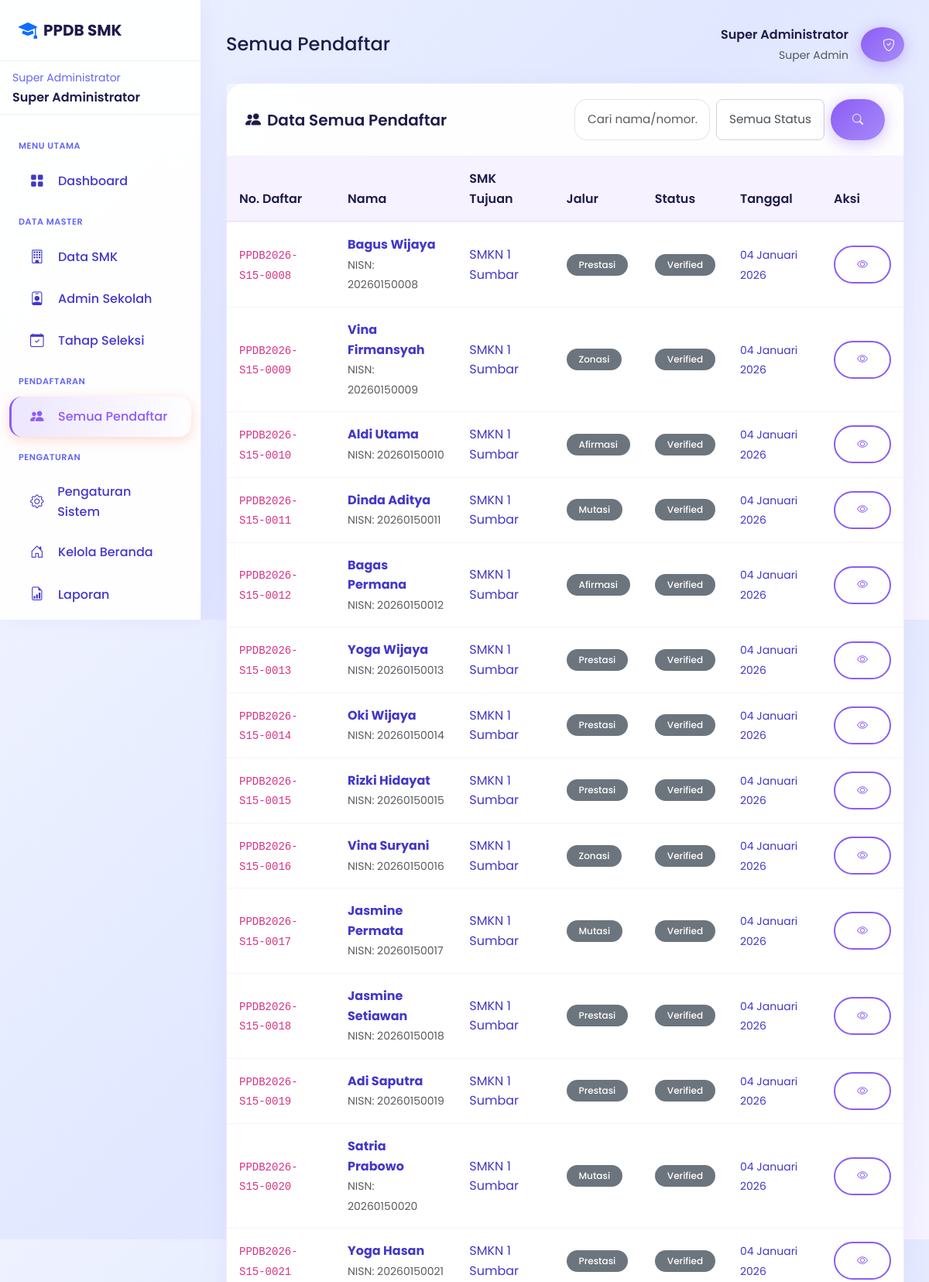
/superadmin/pendaftar.php (signed in, upper part), run on the app's committed database.
### tables this page shows
CREATE TABLE `tb_superadmin` (
  `id_superadmin` int(11) NOT NULL,
  `username` varchar(50) NOT NULL,
  `password` varchar(255) NOT NULL,
  `nama_lengkap` varchar(100) NOT NULL,
  `email` varchar(100) NOT NULL,
  `foto` varchar(255) DEFAULT NULL,
  `last_login` timestamp NULL DEFAULT NULL,
  `created_at` timestamp NOT NULL DEFAULT current_timestamp()
);

CREATE TABLE `tb_pendaftaran` (
  `id_pendaftaran` int(11) NOT NULL,
  `nomor_pendaftaran` varchar(30) NOT NULL,
  `id_siswa` int(11) NOT NULL,
  `id_smk_pilihan1` int(11) NOT NULL,
  `id_smk_pilihan2` int(11) DEFAULT NULL,
  `id_kejuruan_pilihan1` int(11) DEFAULT NULL,
  `id_kejuruan_pilihan2` int(11) DEFAULT NULL,
  `id_jalur` int(11) NOT NULL,
  `tahap_pendaftaran` enum('1','2') DEFAULT '1',
  `pilihan_mode` enum('satu_sekolah_dua_jurusan','dua_sekolah_satu_jurusan') DEFAULT NULL,
  `nilai_rapor_semester1` decimal(5,2) DEFAULT NULL,
  `nilai_rapor_semester2` decimal(5,2) DEFAULT NULL,
  `nilai_rapor_semester3` decimal(5,2) DEFAULT NULL,
  `nilai_rapor_semester4` decimal(5,2) DEFAULT NULL,
  `nilai_rapor_semester5` decimal(5,2) DEFAULT NULL,
  `rerata_nilai_rapor` decimal(5,2) DEFAULT NULL,
  `bobot_nilai_rapor` decimal(5,2) DEFAULT NULL,
  `peringkat_paralel` int(11) DEFAULT NULL,
  `nilai_tes_bakat_minat` decimal(5,2) DEFAULT NULL,
  `nilai_akhir_seleksi` decimal(5,2) DEFAULT NULL,
  `kelompok_seleksi` enum('afirmasi','domisili','prestasi','nilai_akhir') DEFAULT NULL,
  `status_tes` enum('belum','sudah') DEFAULT 'belum',
  `tanggal_tes` timestamp NULL DEFAULT NULL,
  `jarak_ke_sekolah` decimal(10,2) DEFAULT NULL,
  `skor_zonasi` decimal(10,4) DEFAULT NULL,
  `nilai_rata_rata` decimal(5,2) DEFAULT NULL,
  `nilai_un` decimal(5,2) DEFAULT NULL,
  `skor_prestasi` int(11) DEFAULT 0,
  `skor_akhir` decimal(10,4) DEFAULT NULL,
  `ranking` int(11) DEFAULT NULL,
  `status` enum('draft','submitted','verified','accepted','rejected','waiting') DEFAULT 'draft',
  `is_dibatalkan` tinyint(1) DEFAULT 0,
  `tanggal_batal` timestamp NULL DEFAULT NULL,
  `catatan_siswa` text DEFAULT NULL,
  `catatan_admin` text DEFAULT NULL,
  `alasan_penolakan` text DEFAULT NULL,
  `tanggal_daftar` timestamp NOT NULL DEFAULT current_timestamp(),
  `tanggal_submit` timestamp NULL DEFAULT NULL,
  `tanggal_verifikasi` timestamp NULL DEFAULT NULL,
  `tanggal_pengumuman` timestamp NULL DEFAULT NULL,
  `verified_by` int(11) DEFAULT NULL,
  `tahun_ajaran` varchar(10) DEFAULT NULL,
  `created_at` timestamp NOT NULL DEFAULT current_timestamp(),
  `updated_at` timestamp NOT NULL DEFAULT current_timestamp() ON UPDATE current_timestamp(),
  `nilai_tes` decimal(5,2) DEFAULT NULL,
  `bobot_rapor` decimal(5,2) DEFAULT NULL,
  `nilai_akumulasi` decimal(5,2) DEFAULT NULL,
  `ranking_sekolah` int(11) DEFAULT NULL,
  `umur_bulan` int(11) DEFAULT NULL,
  `lokasi_tes_smk` int(11) DEFAULT NULL COMMENT 'ID SMK untuk lokasi tes',
  `jenis_pilihan` enum('single','same_school','diff_school') DEFAULT 'single' COMMENT 'Tipe pemilihan SMK'
);

CREATE TABLE `tb_siswa` (
  `id_siswa` int(11) NOT NULL,
  `nisn` varchar(20) NOT NULL,
  `username` varchar(50) NOT NULL,
  `password` varchar(255) NOT NULL,
  `email` varchar(100) NOT NULL,
  `nama_lengkap` varchar(150) NOT NULL,
  `jenis_kelamin` enum('L','P') NOT NULL,
  `tempat_lahir` varchar(100) NOT NULL,
  `tanggal_lahir` date NOT NULL,
  `agama` varchar(20) NOT NULL,
  `nik` varchar(20) DEFAULT NULL,
  `no_kk` varchar(20) DEFAULT NULL,
  `alamat` text NOT NULL,
  `rt` varchar(5) DEFAULT NULL,
  `rw` varchar(5) DEFAULT NULL,
  `kelurahan` varchar(100) DEFAULT NULL,
  `kecamatan` varchar(100) DEFAULT NULL,
  `kota` varchar(100) DEFAULT NULL,
  `provinsi` varchar(100) DEFAULT 'Sumatera Barat',
  `kode_pos` varchar(10) DEFAULT NULL,
  `latitude` decimal(10,8) DEFAULT NULL,
  `longitude` decimal(11,8) DEFAULT NULL,
  `no_telepon` varchar(20) DEFAULT NULL,
  `no_hp` varchar(20) DEFAULT NULL,
  `nama_ayah` varchar(100) DEFAULT NULL,
  `nik_ayah` varchar(20) DEFAULT NULL,
  `pekerjaan_ayah` varchar(100) DEFAULT NULL,
  `penghasilan_ayah` varchar(50) DEFAULT NULL,
  `nama_ibu` varchar(100) DEFAULT NULL,
  `nik_ibu` varchar(20) DEFAULT NULL,
  `pekerjaan_ibu` varchar(100) DEFAULT NULL,
  `penghasilan_ibu` varchar(50) DEFAULT NULL,
  `nama_wali` varchar(100) DEFAULT NULL,
  `no_hp_ortu` varchar(20) DEFAULT NULL,
  `asal_sekolah` varchar(200) DEFAULT NULL,
  `npsn_asal` varchar(20) DEFAULT NULL,
  `alamat_sekolah_asal` text DEFAULT NULL,
  `tahun_lulus` varchar(4) DEFAULT NULL,
  `no_ijazah` varchar(50) DEFAULT NULL,
  `no_skhun` varchar(50) DEFAULT NULL,
  `foto` varchar(255) DEFAULT NULL,
  `is_keluarga_tidak_mampu` tinyint(1) DEFAULT 0,
  `jenis_kartu_bantuan` enum('PIP','DTSEN','PKH','KIS','Lainnya') DEFAULT NULL,
  `nomor_kartu_bantuan` varchar(50) DEFAULT NULL,
  `is_disabilitas` tinyint(1) DEFAULT 0,
  `jenis_disabilitas` varchar(100) DEFAULT NULL,
  `nomor_kartu_disabilitas` varchar(50) DEFAULT NULL,
  `is_panti_asuhan` tinyint(1) DEFAULT 0,
  `nama_panti` varchar(200) DEFAULT NULL,
  `status_buta_warna` enum('tidak','parsial','total') DEFAULT 'tidak',
  `file_surat_tidak_buta_warna` varchar(255) DEFAULT NULL,
  `is_verified` tinyint(1) DEFAULT 0,
  `verified_at` timestamp NULL DEFAULT NULL,
  `last_login` timestamp NULL DEFAULT NULL,
  `created_at` timestamp NOT NULL DEFAULT current_timestamp(),
  `updated_at` timestamp NOT NULL DEFAULT current_timestamp() ON UPDATE current_timestamp()
);

CREATE TABLE `tb_smk` (
  `id_smk` int(11) NOT NULL,
  `npsn` varchar(20) NOT NULL,
  `nama_sekolah` varchar(200) NOT NULL,
  `alamat` text NOT NULL,
  `kelurahan` varchar(100) DEFAULT NULL,
  `kecamatan` varchar(100) DEFAULT NULL,
  `kode_pos` varchar(10) DEFAULT NULL,
  `latitude` decimal(10,8) NOT NULL,
  `longitude` decimal(11,8) NOT NULL,
  `telepon` varchar(20) DEFAULT NULL,
  `email` varchar(100) DEFAULT NULL,
  `website` varchar(150) DEFAULT NULL,
  `jumlah_siswa` int(11) NOT NULL,
  `jumlah_guru` int(11) NOT NULL,
  `nama_kepsek` varchar(100) NOT NULL,
  `foto_utama` varchar(225) NOT NULL,
  `foto_tambahan` varchar(225) NOT NULL,
  `deskripsi` text NOT NULL
);

CREATE TABLE `tb_jalur` (
  `id_jalur` int(11) NOT NULL,
  `nama_jalur` varchar(50) NOT NULL,
  `kode_jalur` enum('afirmasi','prestasi','zonasi','mutasi') NOT NULL,
  `deskripsi` text DEFAULT NULL,
  `persyaratan` text DEFAULT NULL,
  `kuota_persen` decimal(5,2) DEFAULT 0.00,
  `bobot_rapor` decimal(5,2) DEFAULT 30.00,
  `bobot_tes` decimal(5,2) DEFAULT 70.00,
  `is_smk` tinyint(1) DEFAULT 1,
  `icon` varchar(50) DEFAULT NULL,
  `warna` varchar(20) DEFAULT NULL,
  `urutan` int(11) DEFAULT 0,
  `is_active` tinyint(1) DEFAULT 1,
  `created_at` timestamp NOT NULL DEFAULT current_timestamp()
);

### superadmin/pendaftar.php (the view, shortened to what the rows shown need)
<?php
require_once 'includes/header.php';
$where = [];
$params = [];
$whereClause = $where ? 'WHERE ' . implode(' AND ', $where) : '';
$pendaftar = db()->fetchAll(
    "SELECT p.*, s.nama_lengkap, s.nisn, j.nama_jalur, j.kode_jalur, smk.nama_sekolah
     FROM tb_pendaftaran p
     JOIN tb_siswa s ON p.id_siswa = s.id_siswa
     LEFT JOIN tb_jalur j ON p.id_jalur = j.id_jalur
     LEFT JOIN tb_smk smk ON p.id_smk_pilihan1 = smk.id_smk
     $whereClause
     ORDER BY p.created_at DESC
     LIMIT 100",
    $params
);
?>
<div class="card">
    <div class="card-body p-0">
        <div class="table-responsive">
            <table class="table table-hover mb-0">
                <thead>
                    <tr>
                        <th>No. Daftar</th>
                        <th>Nama</th>
                        <th>SMK Tujuan</th>
                        <th>Jalur</th>
                        <th>Status</th>
                        <th>Tanggal</th>
                        <th>Aksi</th>
                    </tr>
                </thead>
                <tbody>
                    <?php if (empty($pendaftar)): ?>
                        <tr>
                            <td colspan="7" class="text-center text-muted py-4">Tidak ada data pendaftar</td>
                        </tr>
                    <?php else: ?>
                        <?php foreach ($pendaftar as $p): ?>
                            <tr>
                                <td><code><?= $p['nomor_pendaftaran'] ?></code></td>
                                <td>
                                    <strong><?= htmlspecialchars($p['nama_lengkap']) ?></strong>
                                    <br><small class="text-muted">NISN: <?= $p['nisn'] ?></small>
                                </td>
                                <td><?= htmlspecialchars($p['nama_sekolah'] ?? '-') ?></td>
                                <td><?= getJalurBadge($p['kode_jalur']) ?></td>
                                <td><?= getStatusBadge($p['status']) ?></td>
                                <td><small><?= formatDate($p['created_at']) ?></small></td>
                                <td>
                                    <a href="detail-pendaftar.php?id=<?= $p['id_pendaftaran'] ?>" class="btn btn-sm btn-outline-primary">
                                        <i class="bi bi-eye"></i>
                                    </a>
                                </td>
                            </tr>
                        <?php endforeach; ?>
                    <?php endif; ?>
                </tbody>
            </table>
        </div>
    </div>
</div>
<?php require_once 'includes/footer.php'; ?>

### superadmin/includes/header.php (shortened to what the rows shown need)
<?php
require_once dirname(__DIR__, 2) . '/config/database.php';
require_once dirname(__DIR__, 2) . '/config/functions.php';
require_once dirname(__DIR__, 2) . '/config/session.php';
$superadminId = Session::getUserId();
$superadmin = db()->fetch("SELECT * FROM tb_superadmin WHERE id_superadmin = ?", [$superadminId]);
?>
<!DOCTYPE html>
<html lang="id">
<head>
    <link href="https://cdn.jsdelivr.net/npm/bootstrap@5.3.2/dist/css/bootstrap.min.css" rel="stylesheet">
    <link href="https://cdn.jsdelivr.net/npm/bootstrap-icons@1.11.1/font/bootstrap-icons.css" rel="stylesheet">
    <link rel="stylesheet" href="<?= SITE_URL ?>/assets/css/style.css?v=<?= time() ?>">
</head>
<body>
    <aside class="sidebar">
        <div class="px-3 py-2 border-bottom border-subtle">
            <small class="text-muted">Super Administrator</small>
            <div class="fw-semibold text-truncate"><?= htmlspecialchars($superadmin['nama_lengkap']) ?></div>
        </div>
    </aside>
    <main class="main-content">
        <div class="d-flex justify-content-between align-items-center mb-4">
            <div class="d-flex align-items-center gap-3">
                <div class="text-end d-none d-md-block">
                    <div class="fw-semibold"><?= htmlspecialchars($superadmin['nama_lengkap']) ?></div>
                    <small class="text-muted">Super Admin</small>
                </div>
            </div>
        </div>

### config/functions.php (shortened to what the rows shown need)
<?php
require_once __DIR__ . '/database.php';
function formatDate($date, $format = 'd F Y')
{
    $months = [
        'January' => 'Januari',
        'February' => 'Februari',
        'March' => 'Maret',
        'April' => 'April',
        'May' => 'Mei',
        'June' => 'Juni',
        'July' => 'Juli',
        'August' => 'Agustus',
        'September' => 'September',
        'October' => 'Oktober',
        'November' => 'November',
        'December' => 'Desember'
    ];
    $formatted = date($format, strtotime($date));
    return strtr($formatted, $months);
}
function getStatusBadge($status)
{
    $badges = [
        'draft' => '<span class="badge bg-secondary">Draft</span>',
        'submitted' => '<span class="badge bg-info">Diajukan</span>',
        'verified' => '<span class="badge bg-primary">Terverifikasi</span>',
        'accepted' => '<span class="badge bg-success">Diterima</span>',
        'rejected' => '<span class="badge bg-danger">Ditolak</span>',
        'pending' => '<span class="badge bg-warning">Pending</span>',
        'valid' => '<span class="badge bg-success">Valid</span>',
        'invalid' => '<span class="badge bg-danger">Invalid</span>'
    ];
    return $badges[$status] ?? '<span class="badge bg-secondary">' . ucfirst($status) . '</span>';
}
function getJalurBadge($jalur)
{
    $badges = [
        'afirmasi' => '<span class="badge bg-purple-soft">Afirmasi</span>',
        'prestasi' => '<span class="badge bg-warning-soft">Prestasi</span>',
        'zonasi' => '<span class="badge bg-success-soft">Zonasi</span>',
        'kepindahan' => '<span class="badge bg-info-soft">Kepindahan</span>'
    ];
    return $badges[$jalur] ?? '<span class="badge bg-secondary">' . ucfirst($jalur) . '</span>';
}

### data on the page
tb_superadmin: nama_lengkap "Super Administrator"
tb_pendaftaran: nomor_pendaftaran "PPDB2026-S15-0008", id_siswa.nama_lengkap "Bagus Wijaya", id_siswa.nisn "20260150008", id_smk_pilihan1.nama_sekolah "SMKN 1 Sumbar", id_jalur.kode_jalur "Prestasi", status "Verified", created_at "04 Januari 2026"
tb_pendaftaran: nomor_pendaftaran "PPDB2026-S15-0009", id_siswa.nama_lengkap "Vina Firmansyah", id_siswa.nisn "20260150009", id_smk_pilihan1.nama_sekolah "SMKN 1 Sumbar", id_jalur.kode_jalur "Zonasi", status "Verified", created_at "04 Januari 2026"
tb_pendaftaran: nomor_pendaftaran "PPDB2026-S15-0010", id_siswa.nama_lengkap "Aldi Utama", id_siswa.nisn "20260150010", id_smk_pilihan1.nama_sekolah "SMKN 1 Sumbar", id_jalur.kode_jalur "Afirmasi", status "Verified", created_at "04 Januari 2026"
tb_pendaftaran: nomor_pendaftaran "PPDB2026-S15-0011", id_siswa.nama_lengkap "Dinda Aditya", id_siswa.nisn "20260150011", id_smk_pilihan1.nama_sekolah "SMKN 1 Sumbar", id_jalur.kode_jalur "Mutasi", status "Verified", created_at "04 Januari 2026"
tb_pendaftaran: nomor_pendaftaran "PPDB2026-S15-0012", id_siswa.nama_lengkap "Bagas Permana", id_siswa.nisn "20260150012", id_smk_pilihan1.nama_sekolah "SMKN 1 Sumbar", id_jalur.kode_jalur "Afirmasi", status "Verified", created_at "04 Januari 2026"
tb_pendaftaran: nomor_pendaftaran "PPDB2026-S15-0013", id_siswa.nama_lengkap "Yoga Wijaya", id_siswa.nisn "20260150013", id_smk_pilihan1.nama_sekolah "SMKN 1 Sumbar", id_jalur.kode_jalur "Prestasi", status "Verified", created_at "04 Januari 2026"
tb_pendaftaran: nomor_pendaftaran "PPDB2026-S15-0014", id_siswa.nama_lengkap "Oki Wijaya", id_siswa.nisn "20260150014", id_smk_pilihan1.nama_sekolah "SMKN 1 Sumbar", id_jalur.kode_jalur "Prestasi", status "Verified", created_at "04 Januari 2026"
tb_pendaftaran: nomor_pendaftaran "PPDB2026-S15-0015", id_siswa.nama_lengkap "Rizki Hidayat", id_siswa.nisn "20260150015", id_smk_pilihan1.nama_sekolah "SMKN 1 Sumbar", id_jalur.kode_jalur "Prestasi", status "Verified", created_at "04 Januari 2026"
tb_pendaftaran: nomor_pendaftaran "PPDB2026-S15-0016", id_siswa.nama_lengkap "Vina Suryani", id_siswa.nisn "20260150016", id_smk_pilihan1.nama_sekolah "SMKN 1 Sumbar", id_jalur.kode_jalur "Zonasi", status "Verified", created_at "04 Januari 2026"
tb_pendaftaran: nomor_pendaftaran "PPDB2026-S15-0017", id_siswa.nama_lengkap "Jasmine Permata", id_siswa.nisn "20260150017", id_smk_pilihan1.nama_sekolah "SMKN 1 Sumbar", id_jalur.kode_jalur "Mutasi", status "Verified", created_at "04 Januari 2026"
tb_pendaftaran: nomor_pendaftaran "PPDB2026-S15-0018", id_siswa.nama_lengkap "Jasmine Setiawan", id_siswa.nisn "20260150018", id_smk_pilihan1.nama_sekolah "SMKN 1 Sumbar", id_jalur.kode_jalur "Prestasi", status "Verified", created_at "04 Januari 2026"
tb_pendaftaran: nomor_pendaftaran "PPDB2026-S15-0019", id_siswa.nama_lengkap "Adi Saputra", id_siswa.nisn "20260150019", id_smk_pilihan1.nama_sekolah "SMKN 1 Sumbar", id_jalur.kode_jalur "Prestasi", status "Verified", created_at "04 Januari 2026"
tb_pendaftaran: nomor_pendaftaran "PPDB2026-S15-0020", id_siswa.nama_lengkap "Satria Prabowo", id_siswa.nisn "20260150020", id_smk_pilihan1.nama_sekolah "SMKN 1 Sumbar", id_jalur.kode_jalur "Mutasi", status "Verified", created_at "04 Januari 2026"
tb_pendaftaran: nomor_pendaftaran "PPDB2026-S15-0021", id_siswa.nama_lengkap "Yoga Hasan", id_siswa.nisn "20260150021", id_smk_pilihan1.nama_sekolah "SMKN 1 Sumbar", id_jalur.kode_jalur "Prestasi", status "Verified", created_at "04 Januari 2026"

### other printed values
$pageTitle "Semua Pendaftar"
